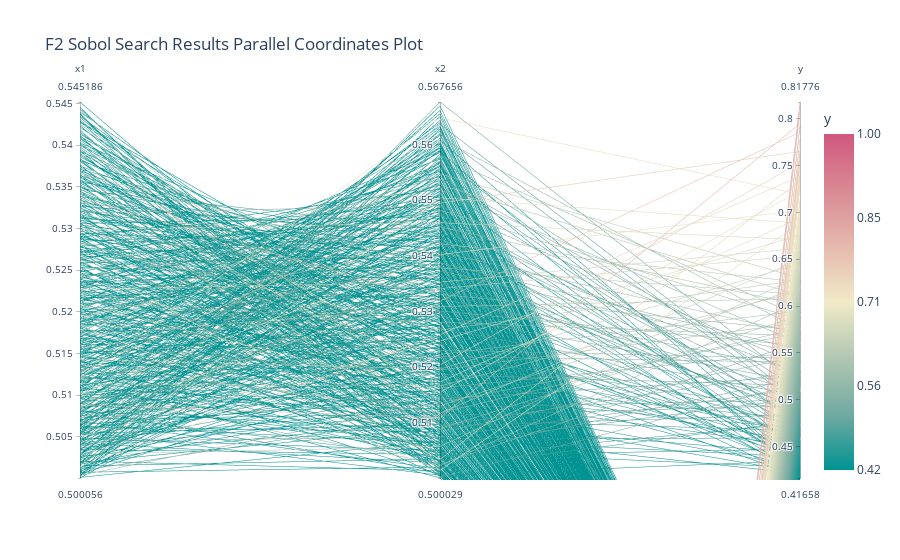

The notebook cell this image was saved under:
### Code cell
from scipy.stats.qmc import Sobol

def sample_sobol_sequence(domain_bounds, num_samples):
    dim = len(domain_bounds)
    sobol_sampler = Sobol(d=dim, scramble=True)
    samples = sobol_sampler.random_base2(m=int(np.log2(num_samples)))
    # Rescale samples to the domain bounds
    rescaled_samples = np.array([start + (end - start) * samples[:, i] for i, (start, end) in enumerate(domain_bounds)]).T
    return rescaled_samples

# Example usage
#domain_bounds = [(0, 1), (0, 1), (0, 1)]  # 3D problem
#num_samples = 1000
#sobol_samples = sample_sobol_sequence(domain_bounds, num_samples)
#print("Sobol sequence samples:", sobol_samples.shape[0])

#domain_bounds= [(0.47, 0.53), (0.47, 0.53)]
domain_bounds= [(0.499999, 0.599999), (0.499999, 0.599999)]
num_points_per_dimension = 2048  # Number of points along each dimension
X_sobol_grid_hv = sample_sobol_sequence(domain_bounds, num_points_per_dimension)


# Select updated kappa & xi based on the nth week
# Example for a specific week (e.g., week 1)
week_index = current_week  # For week current_week+1, as indexing starts from 0
xi_value = xi_array[week_index]
kappa_value = kappa_array[week_index]


# EI, PI, UCB next point calcuation
next_point_ei, next_point_pi, next_point_ucb = propose_next_point(xi_value,kappa_value,X_sobol_grid_hv,best_gp,'sklearn')

#mse, r2 = evaluate_model_performance(best_gp, X_new_points, Y_new_points,'sklearn')
#print(f"MSE: {mse}")
#print(f"R-squared: {r2}")

#print_timestamp()


y_highvalue_pred = predict_in_batches(best_gp, X_sobol_grid_hv, batch_size=10000)


# After evaluation, you can create a DataFrame for analysis
df_evaluation = pd.DataFrame(X_sobol_grid_hv, columns=[f'x{i+1}' for i in range(len(domain_bounds))])
df_evaluation['y'] = y_highvalue_pred

# Sort the DataFrame by 'y' in descending order to get the smallest values at the top
sorted_df_hv = df_evaluation.sort_values(by='y', ascending=False)

# Take the top n entries after sorting
n_samples = 500  # Adjust n to your preferred sample size
sampled_df_hv = sorted_df_hv.head(n_samples)
print(sampled_df_hv.head(20))

plot_parallel_coordinates(sampled_df_hv, 'y', "F2 Sobol Search Results Parallel Coordinates Plot")
print_timestamp()

### Figure 1 — Plotly figure (JSON) as saved in the notebook; plotly's stock layout.template omitted (floating-point values rounded to 4 significant figures; data arrays with more than 128 entries replaced by an {"elided": "..."} marker saying what was removed)
{"data": [{"dimensions": [{"label": "x1", "values": {"elided": "875 float values"}}, {"label": "x2", "values": {"elided": "875 float values"}}, {"label": "y", "values": {"elided": "875 float values"}}], "domain": {"x": [0, 1], "y": [0, 1]}, "line": {"color": {"elided": "875 float values"}, "coloraxis": "coloraxis"}, "name": "", "type": "parcoords"}], "layout": {"coloraxis": {"cmax": 1, "cmin": 0.4166, "colorbar": {"ticktext": ["0.42", "0.56", "0.71", "0.85", "1.00"], "tickvals": [0.4166, 0.5624, 0.7083, 0.8541, 1], "title": {"text": "y"}}, "colorscale": [[0, "rgb(0, 147, 146)"], [0.1667, "rgb(114, 170, 161)"], [0.3333, "rgb(177, 199, 179)"], [0.5, "rgb(241, 234, 200)"], [0.6667, "rgb(229, 185, 173)"], [0.8333, "rgb(217, 137, 148)"], [1, "rgb(208, 88, 126)"]]}, "legend": {"tracegroupgap": 0}, "margin": {"t": 100}, "title": {"text": "F2 Sobol Search Results Parallel Coordinates Plot"}}}
